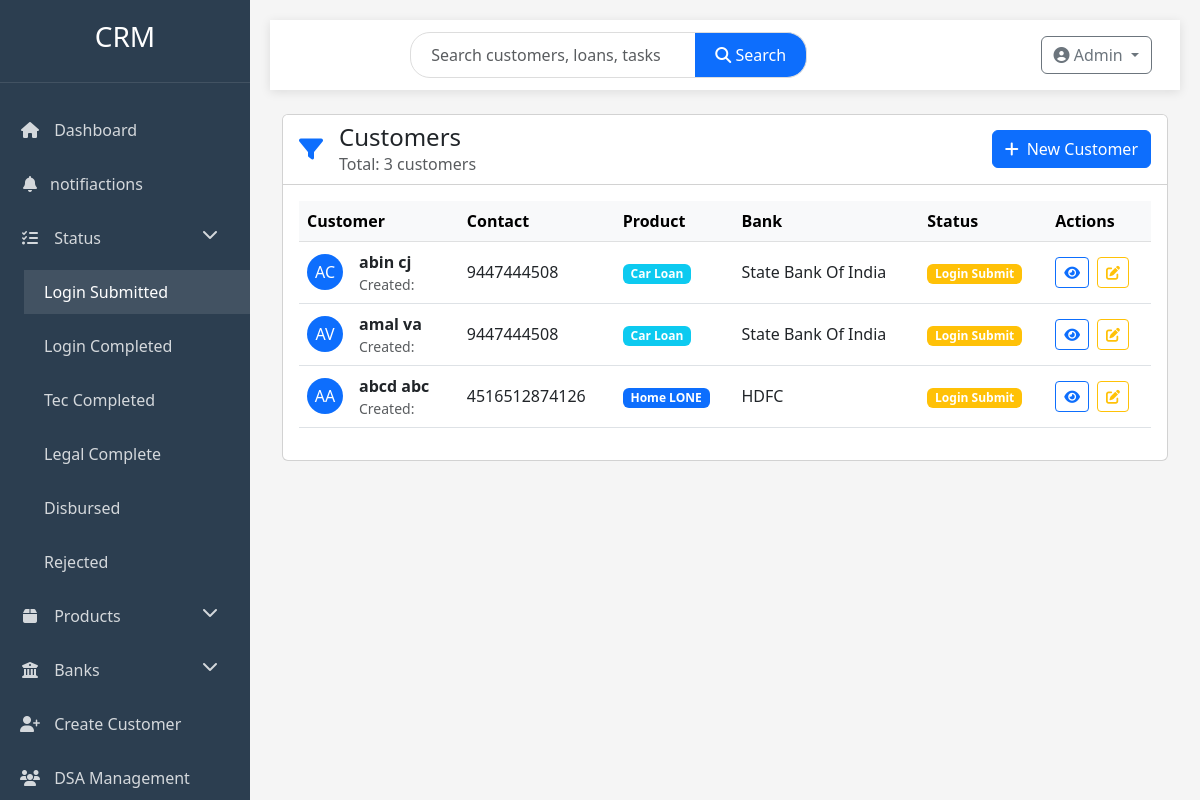
The page /status_filter/login_submit on the database as committed earlier.
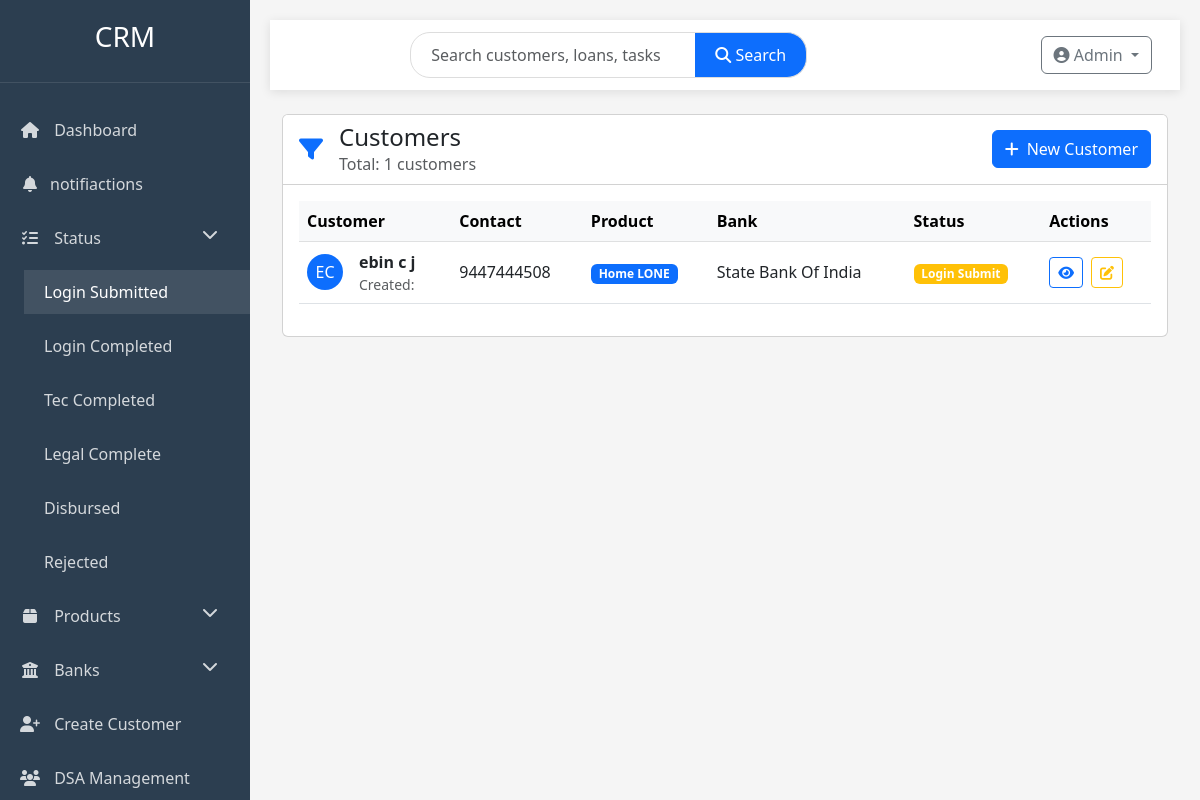
The same page on the database as committed later.
### profiles/models.py (models this page shows, shortened)
class Customer(models.Model):
    f_name = models.CharField(max_length=50)
    l_name = models.CharField(max_length=50)
    phone_num = models.IntegerField()
    product = models.CharField(choices=PRODUCT_CHOICE, max_length=20)
    bank = models.CharField(choices=BANK_CHOICE, max_length=20)
    status = models.CharField(choices=STATUS_CHOICES, max_length=20)
    type = models.CharField(choices=TYPE_CHOICES, max_length=4)
    dsa = models.ForeignKey(DSA, on_delete=models.SET_NULL, null=True, blank=True)
    created_date = models.DateField(auto_now_add=True)

### profiles/views.py (the view)
# urls.py: path('status_filter/<slug:status>',views.status_filter.as_view(),name='status_filter'),
class status_filter(View):
    def get(self,request,status):
        customers =Customer.objects.filter(status=status)
        return render(request,'status_filter.html',{'customers':customers,'status':status})

### templates/status_filter.html (shortened to what the changed rows need)
{% extends 'base.html' %}
{% block content %}
<div class="row animate-fade">
    <div class="col-12">
        <div class="card">
            <div class="card-header bg-white">
                <div class="d-flex justify-content-between align-items-center">
                    <div class="d-flex align-items-center">
                        <div>
                            <h4 class="mb-0">{{ status_name }} Customers</h4>
                            <p class="text-muted mb-0">Total: {{ customers.count }} customers</p>
                        </div>
                    </div>
                </div>
            </div>
            <div class="card-body">
                {% if customers %}
                <div class="table-responsive">
                    <table class="table table-hover align-middle">
                        <thead class="table-light">
                            <tr>
                                <th>Customer</th>
                                <th>Contact</th>
                                <th>Product</th>
                                <th>Bank</th>
                                <th>Status</th>
                                <th>Actions</th>
                            </tr>
                        </thead>
                        <tbody>
                            {% for customer in customers %}
                            <tr>
                                <td>
                                    <div class="d-flex align-items-center">
                                        <div class="avatar bg-primary text-white rounded-circle d-flex align-items-center justify-content-center me-3" style="width: 36px; height: 36px;">
                                            {{ customer.f_name|first|upper }}{{ customer.l_name|first|upper }}
                                        </div>
                                        <div>
                                            <strong>{{ customer.f_name }} {{ customer.l_name }}</strong>
                                            <div class="text-muted small">Created: {{ customer.created_at|date:"M d, Y" }}</div>
                                        </div>
                                    </div>
                                </td>
                                <td>{{ customer.phone_num }}</td>
                                <td>
                                    <span class="badge
                                        {% if customer.product == 'HL' %}bg-primary
                                        {% elif customer.product == 'PL' %}bg-success
                                        {% elif customer.product == 'BL' %}bg-warning
                                        {% elif customer.product == 'CL' %}bg-info
                                        {% else %}bg-secondary{% endif %}">
                                        {{ customer.get_product_display }}
                                    </span>
                                </td>
                                <td>{{ customer.get_bank_display }}</td>
                                <td>
                                    <span class="badge bg-{% if customer.status == 'disp' %}success{% elif customer.status == 'reject' %}danger{% else %}warning{% endif %}">
                                        {{ customer.get_status_display }}
                                    </span>
                                </td>
                                <td>
                                    <div class="d-flex gap-2">
                                        <a href="{% url 'details' customer.pk %}" class="btn btn-sm btn-outline-primary">
                                            <i class="fas fa-eye"></i>
                                        </a>
                                        <a href="{% url 'edit' customer.pk %}" class="btn btn-sm btn-outline-warning">
                                            <i class="fas fa-edit"></i>
                                        </a>
                                    </div>
                                </td>
                            </tr>
                            {% endfor %}
                        </tbody>
                    </table>
                </div>
                {% else %}
                <div class="text-center py-5">
                    <i class="fas fa-users-slash fa-3x text-muted mb-3"></i>
                    <h5>No {{ status_name }} Customers Found</h5>
                    <p class="text-muted">Click the button above to add a new customer</p>
                </div>
                {% endif %}
            </div>
        </div>
    </div>
</div>
{% endblock %}

Rows that differ between the two databases and show on the page:
no longer on this page (row edited): Customer: f_name|first "A", l_name|first "C", f_name "abin", l_name "cj", phone_num "9447444508", product "Car Loan", bank "State Bank Of India", status "Login Submit"
no longer on this page (row edited): Customer: f_name|first "A", l_name|first "V", f_name "amal", l_name "va", phone_num "9447444508", product "Car Loan", bank "State Bank Of India", status "Login Submit"
removed Customer: f_name|first "A", l_name|first "A", f_name "abcd", l_name "abc", phone_num "4516512874126", product "Home LONE", bank "HDFC", status "Login Submit"
added Customer: f_name|first "E", l_name|first "C", f_name "ebin", l_name "c j", phone_num "9447444508", product "Home LONE", bank "State Bank Of India", status "Login Submit"
Other text that changed with them:
{{ customers.count }}: "3" → "1"
